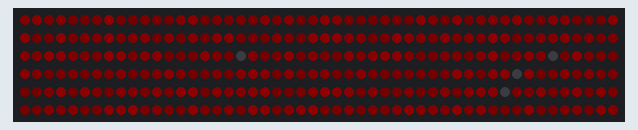
A sketch run on a simulated Arduino Uno, built with avr-gcc and run on an emulated ATmega328P. On the bench: 300 RGB LEDs in strip order, left to right, continuing on the next row. Dim RGB values are drawn brighter than linear; random numbers use the default seed unless the sketch sets one.

Above: at 0.09 s.
At 19.97 s:
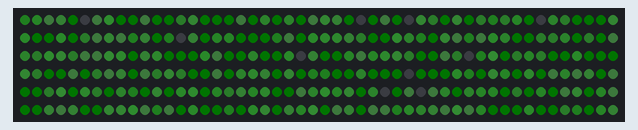
At 29.88 s:
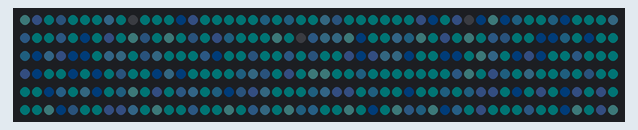
At 39.87 s:
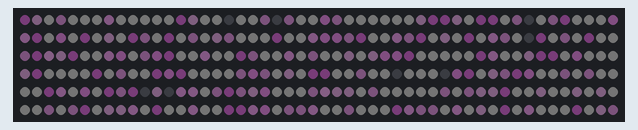

The sketch:

oc-lineflow.ino
```cpp
// OC用の300LEDテープを用いた装飾

#include <FastLED.h>  // FastLED library

#define DATA_PIN 6
#define NUM_LEDS 300
#define BRIGHTNESS 64
#define CHANGETIME 10000

const CRGB COL[] = { CRGB::Red, CRGB::LightGreen, CRGB::LightSkyBlue, CRGB::Plum, CRGB::Aquamarine, CRGB::Olive };
const int COLsize = sizeof(COL) / sizeof(COL[0]);

CRGB leds[NUM_LEDS];
char br[NUM_LEDS];
char br_delta[NUM_LEDS];
unsigned long time1 = 0;
int currentindex = 0;

void setup() {
  FastLED.addLeds<NEOPIXEL, DATA_PIN>(leds, NUM_LEDS);
  for (int i = 0; i < NUM_LEDS; i++) {
    leds[i] = COL[0];
    br[i] = random(BRIGHTNESS);
    br_delta[i] = 1;
  }
}

void loop() {
  if (millis() - time1 > CHANGETIME) {
    time1 = millis();
    currentindex = (currentindex + 1) % COLsize;
  }

  CHSV hsvColor = rgb2hsv_approximate(COL[currentindex]);

  for (int i = 0; i < NUM_LEDS; i++) {
    leds[i] = CHSV(hsvColor.hue, hsvColor.sat, br[i]);

    br[i] += br_delta[i];
    if (br[i] >= BRIGHTNESS || br[i] <= 0) br_delta[i] = -br_delta[i];
    constrain(br[i], 30, BRIGHTNESS);
  }

  FastLED.show();
  delay(10);
}
```
